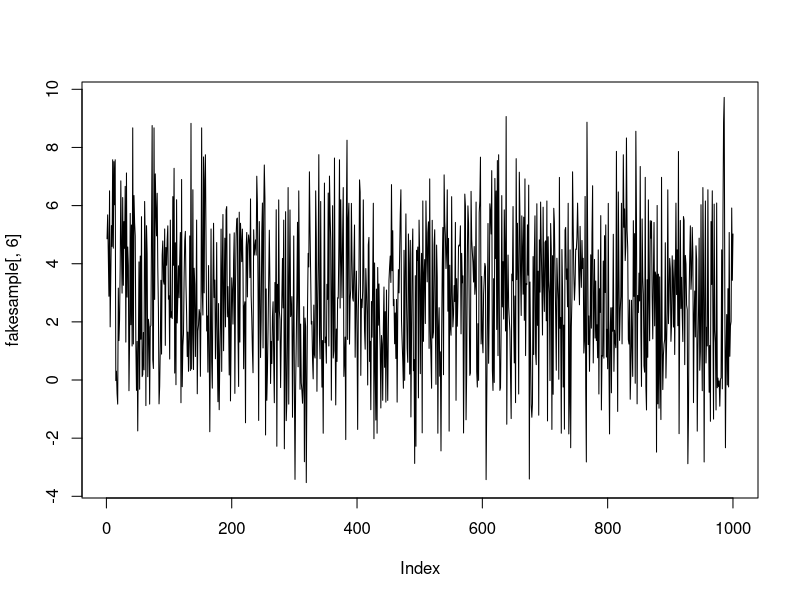

The R source for this figure:
realmean = 5
realsd = 5
times = 1000
realsample = rnorm(10,realmean,realsd)
fakesample = matrix(0,times,6)
set.seed(30)
for(i in 1:times){
  for(j in 1:5){
    num = sample(1:10,1)
    fakesample[i,j] = realsample[num]
  }
  fakesample[i,6] = mean(fakesample[i,1:5])
}
mean(realsample)
sd(realsample)
mean(fakesample[,6])
sd(fakesample[,6])
plot(fakesample[,6],type='l')